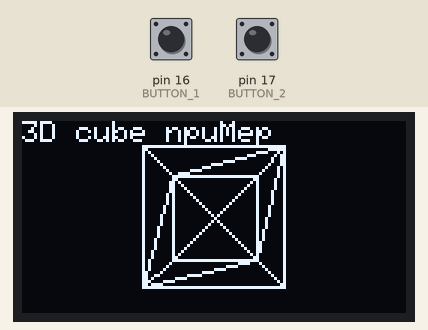
A sketch run on a simulated Arduino Uno, built with avr-gcc and run on an emulated ATmega328P. On the bench: 128×64 one-colour display. Inputs (shaded band) come from the test bench; at power-on: pin 16 (BUTTON_1) HIGH, pin 17 (BUTTON_2) HIGH. The display library's start-up logo is not drawn.

Above: at 3.2 s.
3.3 s: pin 16 (BUTTON_1) pulled LOW for 1 s
At 5.3 s:
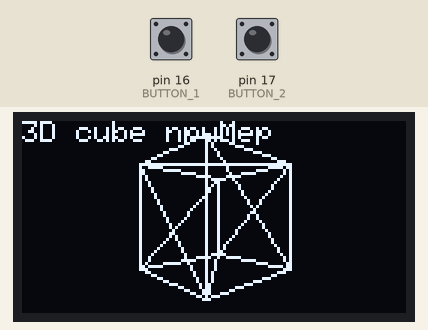
5.8 s: pin 17 (BUTTON_2) pulled LOW for 3.2 s
At 10.0 s:
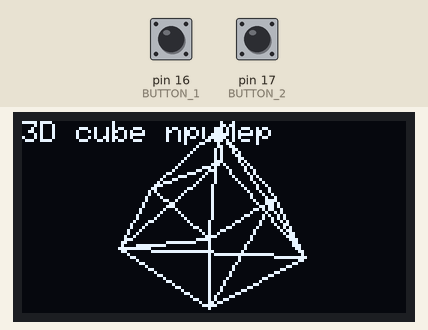
10.5 s: pin 16 (BUTTON_1) pulled LOW for 0.15 s
At 10.9 s:
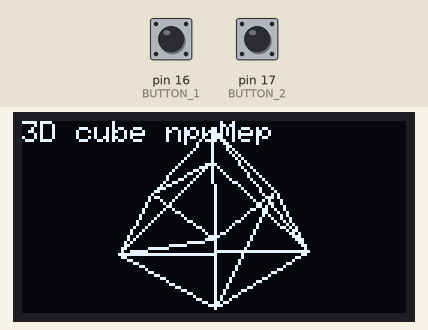
12.1 s: pin 17 (BUTTON_2) pulled LOW for 0.15 s
At 12.7 s:
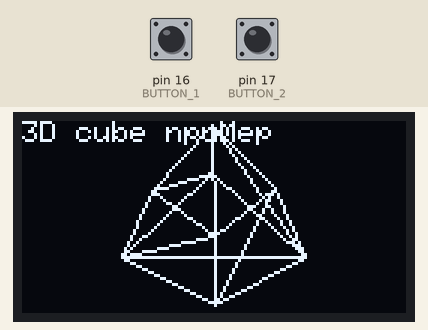
Timing chart, 0 to 14.7 s (numbered marks = the images above; inputs shaded):
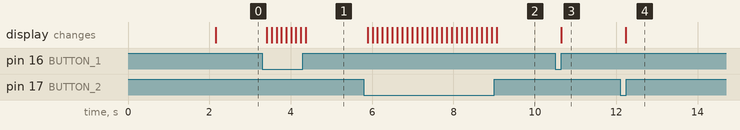

The sketch:

Cube.ino
```cpp
#include <Adafruit_SSD1306.h>
#include <Adafruit_GFX.h>
#include <Wire.h>
#include "vector3.h"

#define SCREEN_WIDTH 128
#define SCREEN_HEIGHT 64

#define BUTTON_1 16
#define BUTTON_2 17

#define SSD1306_I2C_ADDRESS 0x3C

Adafruit_SSD1306 dpl(SCREEN_WIDTH, SCREEN_HEIGHT, &Wire, -1);

vec3 vertices[] = {
  {0, 0, 0}, {1, 0, 0}, {1, 1, 0}, {0, 1, 0},
  {0, 0, 1}, {1, 0, 1}, {1, 1, 1}, {0, 1, 1}
};

int triangles[] = {
  0, 1, 2, 0, 2, 3, 1, 6, 5, 1, 6, 2,
  3, 6, 7, 3, 6, 2, 4, 1, 5, 4, 1, 0,
  5, 7, 6, 5, 4, 7, 4, 3, 0, 4, 3, 7
};

void setup() {
  Serial.begin(9600);
  pinMode(BUTTON_1, INPUT_PULLUP);
  pinMode(BUTTON_2, INPUT_PULLUP);
  if(!dpl.begin(SSD1306_SWITCHCAPVCC, 0x3C)) {
    Serial.println(F("SSD1306 allocation failed"));
    for(;;);
  }
  dpl.display();
  delay(2000);
  drawCube();
}

float t = 0.0, k = 0.0;

vec3 transf(vec3 a){
  a = sub(a, {0.5, 0.5, 0.5});
  a = rotateXZ(a, t);
  a = rotateYZ(a, k);
  a.x *= 70;
  a.y *= 70;
  a.z += 2;
  return a;
}
void drawText(){
  dpl.setTextSize(1);
  dpl.setTextColor(SSD1306_WHITE);
  dpl.setCursor(0, 0);
  dpl.println(F("3D cube npuMep"));
}

void drawCube(){
  dpl.setCursor(0, 0);
  for(int i = 0; i < 12 * 3 - 3; i+=3){
    vec3 a = vertices[triangles[i]];
    vec3 b = vertices[triangles[i + 1]];
    vec3 c = vertices[triangles[i + 2]];
    a = transf(a);
    b = transf(b);
    c = transf(c);
    dpl.drawTriangle(a.x / a.z + SCREEN_WIDTH / 2, a.y / a.z + SCREEN_HEIGHT / 2,
    b.x / b.z + SCREEN_WIDTH / 2, b.y / b.z + SCREEN_HEIGHT / 2,
    c.x / c.z + SCREEN_WIDTH / 2, c.y / c.z + SCREEN_HEIGHT / 2, WHITE);
  }
}

void loop() {
  if(!digitalRead(BUTTON_1)) t += 0.08;
  if(!digitalRead(BUTTON_2)) k += 0.08;
  dpl.clearDisplay();
  drawText();
  drawCube();
  dpl.display();
  delay(50);
}
```

vector3.cpp
```cpp
#include <cmath>
#include "vector3.h"

vec3 add(vec3 a, vec3 b){
  return {a.x + b.x, a.y + b.y, a.z + b.z};
}

vec3 sub(vec3 a, vec3 b){
  return {a.x - b.x, a.y - b.y, a.z - b.z};
}

vec3 mul(vec3 a, float t){
  return {a.x * t, a.y * t, a.z * t};
}

float len(vec3 a){
  return sqrt(a.x * a.x + a.y * a.y + a.z * a.z);
}

vec3 rotateXZ(vec3 v, float angle) {
  float cosAngle = cos(angle);
  float sinAngle = sin(angle);

  float newX = v.x * cosAngle - v.z * sinAngle;
  float newZ = v.x * sinAngle + v.z * cosAngle;

  return {newX, v.y, newZ};
}

vec3 rotateYZ(vec3 v, float angle) {
  float cosAngle = cos(angle);
  float sinAngle = sin(angle);

  float newY = v.y * cosAngle - v.z * sinAngle;
  float newZ = v.y * sinAngle + v.z * cosAngle;

  return {v.x, newY, newZ};
}
```

vector3.h
```cpp
struct vec3 {
    float x, y, z;
};

vec3 add(vec3 a, vec3 b);
vec3 sub(vec3 a, vec3 b);
vec3 mul(vec3 a, float t);
float len(vec3 a);
vec3 rotateXZ(vec3 v, float angle);
vec3 rotateYZ(vec3 v, float angle);
```

Measured:
- after the input at 3.3 s, the display: first changes after 0.11 s (image 1 shows a later state)
- after the input at 5.8 s, the display: first changes after 0.09 s (image 2 shows a later state)
- after the input at 10.5 s, the display: changes after 0.16 s (image 3)
- after the input at 12.1 s, the display: changes after 0.14 s (image 4)
